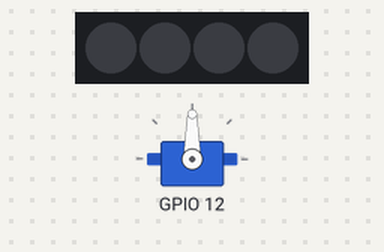
Bench run of a program on a simulated Raspberry Pi (BCM pin numbers). Parts: 4 RGB LEDs in strip order, left to right, servo. Dim RGB values are drawn brighter than linear; the camera gives no picture and a still takes 0.5 s; servo angles are drawn from the pulse width (0.5 ms = 0°, 2.5 ms = 180°); what the program prints to the terminal is not drawn. At 5.0 s the program stops and its outputs stay as they are.

Above: at 0.1 s.
At 1.1 s:
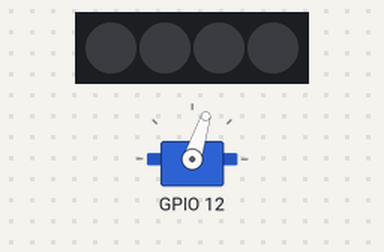
At 4.6 s:
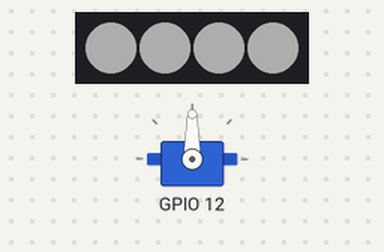
Timing chart, 0 to 6.5 s (numbered marks = the images above):
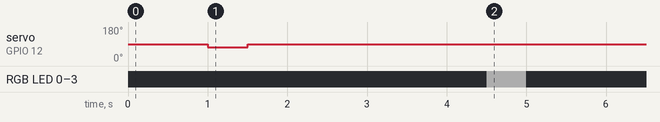

Measured:
- by itself, servo on GPIO 12: 90° → 72° at 1.0 s, → 90° 0.50 s later
- by itself, RGB LED 0–3: off → RGB(51, 51, 51) at 4.5 s, → off 0.50 s later

The program:

test.py
```python
#!/usr/bin/python3
import json, signal, sys, os
import board
import neopixel
from gpiozero.pins.pigpio import PiGPIOFactory
from gpiozero import Servo

from picamera import PiCamera
from time import sleep
from datetime import datetime


SERVO_PIN = 12
RGB_PIN   = board.D18
NUM_LEDS  = 4
RGB_ORDER = neopixel.RGB
pigpio_factory = PiGPIOFactory()

class budaToken():
  def __init__(self, servo_pin = SERVO_PIN):
    self.RGB         = neopixel.NeoPixel(RGB_PIN,NUM_LEDS,brightness=0.2, auto_write=False,pixel_order=RGB_ORDER)
    # Start rpi camera
    self.camera = PiCamera()
    # Start servomotor
    self.servo = Servo(servo_pin, pin_factory = pigpio_factory)

  ''' Set status led state '''
  def statusLed(self, state):
    pass

  def flashLed(self, state):
    if state:
      self.RGB.fill((255,255,255))
      self.RGB.show()
    else:
      self.RGB.fill((0,0,0))
      self.RGB.show()

  ''' Triggers servomotor '''
  def servoPush(self):
    print("moving motors")
    self.servo.value = 0
    sleep(1)
    self.servo.value =  -0.4
    sleep(0.5)
    self.servo.value = 0
    sleep(1)

  ''' Takes picture using rpi camera '''
  def takePhoto(self):
    path = 'data/pic.jpg'
    self.camera.capture(path)
    return path

  def takePhotoFull(self):
    self.servoPush()
    sleep(2)
    self.flashLed(1)
    self.takePhoto()
    self.flashLed(0)

if __name__ == "__main__":

  buda = budaToken()
  buda.takePhotoFull()
```
